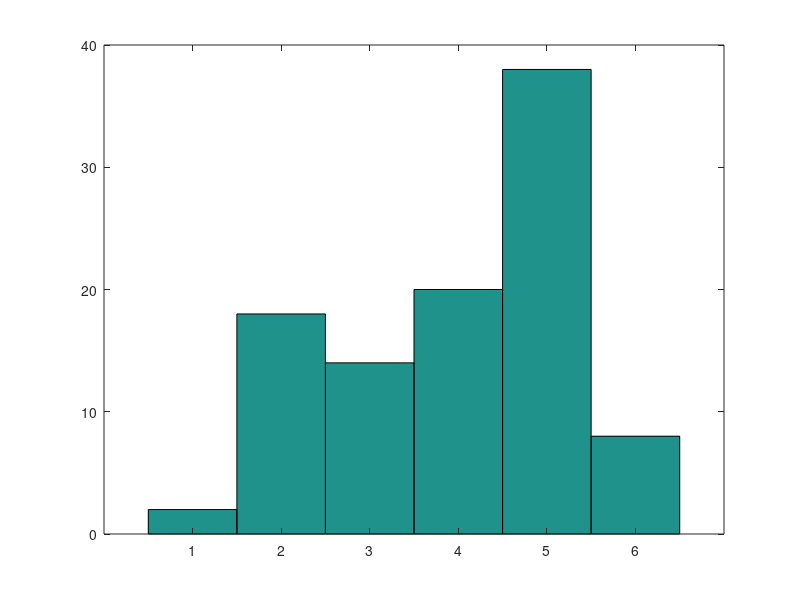

The MATLAB source for this figure:
clear;
clc;

p = [2/100, 10/100, 20/100,  15/100, 45/100, 8/100];

F = cumsum(p);

Fi = 1 - F;

n=100;

y = zeros(1, n);

for i=1:n
    u = rand(1);
        
    y(i) = sum(u<Fi)+1;
end    

x = 1:1:6;

hist(y,x);




